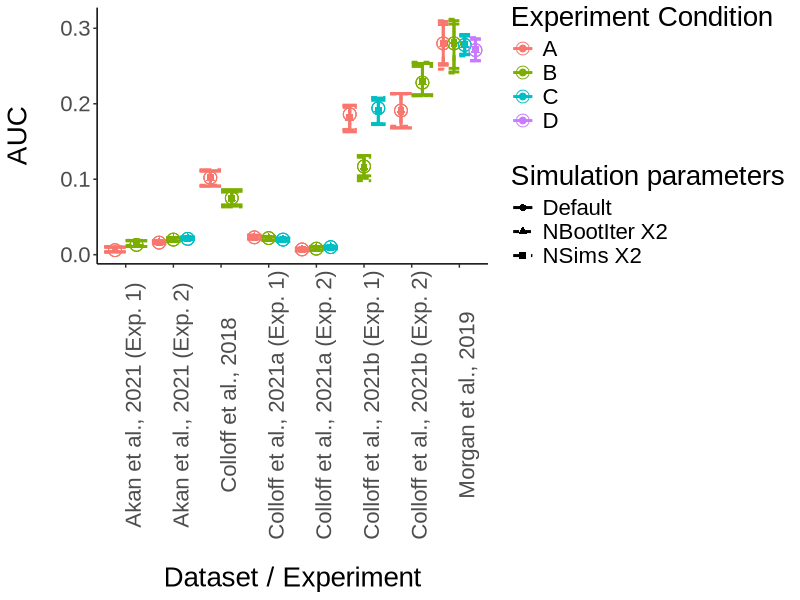

Generate this figure with R: (Note: this script raises an error after producing the figure.)
## ---- chunk 1
#* R Setup ----
library(psych)
library(tidyverse)
library(here)

#APA theme for plots
apatheme <-
  theme_bw()+                                      #apply ggplot2() black and white theme
  theme(panel.grid.major = element_blank(),        #eliminate major grid lines
        panel.grid.minor = element_blank(),        #eliminate minor grid lines
        panel.background = element_blank(),        #eliminate the square panel background
        panel.border = element_blank(),            #eliminate the square panel border
        text=element_text(family="Arial"),         #use arial font
        #legend.title=element_blank(),              #eliminate lengend title
        legend.position= "right",                  #position legend to the right of the plot
        axis.line.x = element_line(color="black"), #include a black border along the x-axis
        axis.line.y = element_line(color="black")) #include a black border along the y-axis

#* Data files ----
auc_data = read.csv(here("./Dataset testing and reports/Dataset Testing.csv"), fileEncoding = "UTF-8-BOM") %>% 
    mutate(`Simulation parameters` = ifelse(sim_n == 200, "NSims X2",
                        ifelse(boot_n == 2000, "NBootIter X2", "Default")))

pwr_data = read.csv(here("./Dataset testing and reports/Power Estimate Stability.csv"), fileEncoding = "UTF-8-BOM") %>% 
    gather(key = "sim",
           value = "pwr",
           -dataset) %>% 
    mutate(`Simulation parameters` = ifelse(sim == "Nsims200", "NSims X2",
                        ifelse(sim == "Niter2000", "NBootIter X2", "Default")))
## ---- chunk 2
auc_plot = auc_data %>% 
    ggplot(aes(x = dataset, y = auc, color = cond, group = cond))+
    geom_point(position = position_dodge(width = .9), shape = 21, size = 4)+
    geom_point(aes(x = dataset, y = sim_auc, shape = `Simulation parameters`, color = cond, group = cond), position = position_dodge(width = .9), size = 2)+
    geom_errorbar(aes(ymin = sim_auc_lwr, ymax = sim_auc_upr, color = cond, group = cond, linetype = `Simulation parameters`), position = position_dodge(width = .9), size = 1)+
    apatheme+
    theme(text = element_text(size = 20),
          axis.text.x = element_text(angle = 90),
          axis.title.x = element_text(margin = margin(t = 20, r = 0, b = 0, l = 0)),
          axis.title.y = element_text(margin = margin(t = 0, r = 20, b = 0, l = 0)))+
    labs(x = "Dataset / Experiment",
         y = "AUC")+
    scale_color_discrete(name = "Experiment Condition")

ggsave(here("./Dataset testing and reports/AUCRecovery.png"),
       dpi = 300,
       height = 12,
       width = 16,
       units = "in")

knitr::include_graphics(here("./Dataset testing and reports/AUCRecovery.png"))
## ---- chunk 3
auc_data = auc_data %>% 
    mutate(`Simulation parameters` = factor(`Simulation parameters`, levels = c(
        "NSims X2",
        "Default",
        "NBootIter X2")),
        ci_width = sim_auc_upr - sim_auc_lwr,
        id = paste(dataset, cond, sep = " "))

ci_plot = auc_data %>% 
    ggplot(aes(x = `Simulation parameters`, y = ci_width, color = id, group = id))+
    geom_point(size = 2)+
    geom_line(size = 1.5)+
    apatheme+
    theme(text = element_text(size = 20),
          axis.text.x = element_text(angle = 90),
          axis.title.x = element_text(margin = margin(t = 20, r = 0, b = 0, l = 0)),
          axis.title.y = element_text(margin = margin(t = 0, r = 20, b = 0, l = 0)))+
    labs(x = "Simulation parameters",
         y = "95% Quantile Interval Width")+
    scale_color_discrete(name = "Experiment Condition")+
    guides(color = "none")

ggsave(here("./Dataset testing and reports/CIWidth.png"),
       dpi = 300,
       height = 10,
       width = 10,
       units = "in")

knitr::include_graphics(here("./Dataset testing and reports/CIWidth.png"))
## ---- chunk 4
pwr_data = pwr_data %>% 
    mutate(null = ifelse(grepl("Null", dataset), "Null effect", "Real data"),
           `Simulation parameters` = factor(`Simulation parameters`, levels = c(
        "NSims X2",
        "Default",
        "NBootIter X2")))

pwr_plot = pwr_data %>% 
    ggplot(aes(x = `Simulation parameters`, y = pwr, color = null, group = dataset))+
    geom_point(size = 2)+
    geom_line(size = 1.5)+
    apatheme+
    theme(text = element_text(size = 20),
          axis.text.x = element_text(angle = 90),
          axis.title.x = element_text(margin = margin(t = 20, r = 0, b = 0, l = 0)),
          axis.title.y = element_text(margin = margin(t = 0, r = 20, b = 0, l = 0)))+
    labs(x = "Simulation parameters",
         y = "Estimated power")+
    scale_color_discrete(name = "Null effect?")+
    geom_hline(yintercept = .05,
               linetype = "dashed",
               size = 1.5)

ggsave(here("./Dataset testing and reports/PwrPlot.png"),
       dpi = 300,
       height = 10,
       width = 10,
       units = "in")

knitr::include_graphics(here("./Dataset testing and reports/PwrPlot.png"))
## ---- chunk 5
knitr::include_graphics(here("./Dataset testing and reports/Full Simulation Tests/ROC curves tested.png"))
## ---- chunk 6
pwr_curve_data = read.csv(here("./Dataset testing and reports/Full Simulation Tests/Full Simulation Testing Results.csv"), fileEncoding = "UTF-8-BOM") %>% 
  mutate(Effect.size = as.factor(Effect.size),
         Run = as.factor(Run),
         cond = factor(cond, 
                       levels = c("Default",
                                  "NBootIter X2",
                                  "NSims X2",
                                  "Both")))

pwr_curve_plot = pwr_curve_data %>% 
    ggplot(aes(x = N, y = Power, color = Effect.size, group = interaction(Effect.size, Run), linetype = Run))+
  facet_wrap(~cond,
             nrow = 2,
             ncol = 2)+
    geom_point(size = 2)+
    geom_line(size = 1.5)+
    apatheme+
    theme(text = element_text(size = 20),
          panel.spacing = unit(2, "lines"),
          #axis.text.x = element_text(angle = 90),
          axis.title.x = element_text(margin = margin(t = 20, r = 0, b = 0, l = 0)),
          axis.title.y = element_text(margin = margin(t = 0, r = 20, b = 0, l = 0)))+
    labs(x = "N",
         y = "Estimated power")+
    scale_color_discrete(name = "Effect size")

ggsave(here("./Dataset testing and reports/Full Simulation Tests/PwrCurvePlot.png"),
       dpi = 300,
       height = 10,
       width = 15,
       units = "in")

knitr::include_graphics(here("./Dataset testing and reports/Full Simulation Tests/PwrCurvePlot.png"))
